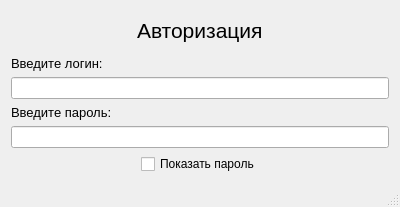
<?xml version="1.0" encoding="UTF-8"?>
<ui version="4.0">
 <class>MainForm</class>
 <widget class="QMainWindow" name="MainForm">
  <property name="geometry">
   <rect>
    <x>0</x>
    <y>0</y>
    <width>400</width>
    <height>207</height>
   </rect>
  </property>
  <property name="minimumSize">
   <size>
    <width>300</width>
    <height>0</height>
   </size>
  </property>
  <property name="maximumSize">
   <size>
    <width>400</width>
    <height>220</height>
   </size>
  </property>
  <property name="windowTitle">
   <string>База данных МБОУ Еремеевской СОШ </string>
  </property>
  <widget class="QWidget" name="centralWidget">
   <layout class="QVBoxLayout" name="verticalLayout_3">
    <item>
     <layout class="QHBoxLayout" name="horizontalLayout">
      <item>
       <spacer name="horizontalSpacer">
        <property name="orientation">
         <enum>Qt::Horizontal</enum>
        </property>
        <property name="sizeHint" stdset="0">
         <size>
          <width>40</width>
          <height>20</height>
         </size>
        </property>
       </spacer>
      </item>
      <item>
       <widget class="QLabel" name="label">
        <property name="font">
         <font>
          <pointsize>16</pointsize>
         </font>
        </property>
        <property name="text">
         <string>Авторизация</string>
        </property>
       </widget>
      </item>
      <item>
       <spacer name="horizontalSpacer_2">
        <property name="orientation">
         <enum>Qt::Horizontal</enum>
        </property>
        <property name="sizeHint" stdset="0">
         <size>
          <width>40</width>
          <height>20</height>
         </size>
        </property>
       </spacer>
      </item>
     </layout>
    </item>
    <item>
     <layout class="QVBoxLayout" name="verticalLayout">
      <item>
       <widget class="QLabel" name="label_2">
        <property name="font">
         <font>
          <pointsize>10</pointsize>
         </font>
        </property>
        <property name="text">
         <string>Введите логин:</string>
        </property>
       </widget>
      </item>
      <item>
       <widget class="QLineEdit" name="editLogin"/>
      </item>
     </layout>
    </item>
    <item>
     <layout class="QVBoxLayout" name="verticalLayout_2">
      <item>
       <widget class="QLabel" name="label_3">
        <property name="font">
         <font>
          <pointsize>10</pointsize>
         </font>
        </property>
        <property name="text">
         <string>Введите пароль:</string>
        </property>
       </widget>
      </item>
      <item>
       <widget class="QLineEdit" name="lineEdit">
        <property name="echoMode">
         <enum>QLineEdit::Password</enum>
        </property>
       </widget>
      </item>
     </layout>
    </item>
    <item>
     <layout class="QHBoxLayout" name="horizontalLayout_2">
      <item>
       <spacer name="horizontalSpacer_3">
        <property name="orientation">
         <enum>Qt::Horizontal</enum>
        </property>
        <property name="sizeHint" stdset="0">
         <size>
          <width>40</width>
          <height>20</height>
         </size>
        </property>
       </spacer>
      </item>
      <item>
       <widget class="QCheckBox" name="checkBox">
        <property name="text">
         <string>Показать пароль</string>
        </property>
       </widget>
      </item>
      <item>
       <spacer name="horizontalSpacer_4">
        <property name="orientation">
         <enum>Qt::Horizontal</enum>
        </property>
        <property name="sizeHint" stdset="0">
         <size>
          <width>40</width>
          <height>20</height>
         </size>
        </property>
       </spacer>
      </item>
     </layout>
    </item>
   </layout>
  </widget>
  <widget class="QStatusBar" name="statusBar"/>
 </widget>
 <layoutdefault spacing="6" margin="11"/>
 <resources/>
 <connections/>
</ui>
